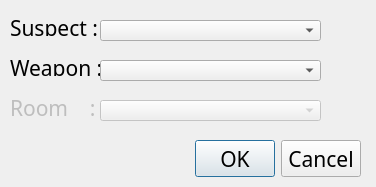
<?xml version="1.0" encoding="UTF-8"?>
<ui version="4.0">
 <class>GuessDlg</class>
 <widget class="QDialog" name="GuessDlg">
  <property name="geometry">
   <rect>
    <x>0</x>
    <y>0</y>
    <width>376</width>
    <height>187</height>
   </rect>
  </property>
  <property name="windowTitle">
   <string>Make Suggestion</string>
  </property>
  <widget class="QWidget" name="layoutWidget">
   <property name="geometry">
    <rect>
     <x>10</x>
     <y>140</y>
     <width>351</width>
     <height>37</height>
    </rect>
   </property>
   <layout class="QHBoxLayout">
    <property name="spacing">
     <number>6</number>
    </property>
    <property name="leftMargin">
     <number>0</number>
    </property>
    <property name="topMargin">
     <number>0</number>
    </property>
    <property name="rightMargin">
     <number>0</number>
    </property>
    <property name="bottomMargin">
     <number>0</number>
    </property>
    <item>
     <spacer>
      <property name="orientation">
       <enum>Qt::Horizontal</enum>
      </property>
      <property name="sizeHint" stdset="0">
       <size>
        <width>131</width>
        <height>31</height>
       </size>
      </property>
     </spacer>
    </item>
    <item>
     <widget class="QPushButton" name="okButton">
      <property name="font">
       <font>
        <family>AR BERKLEY</family>
        <pointsize>16</pointsize>
       </font>
      </property>
      <property name="text">
       <string>OK</string>
      </property>
     </widget>
    </item>
    <item>
     <widget class="QPushButton" name="cancelButton">
      <property name="font">
       <font>
        <family>AR BERKLEY</family>
        <pointsize>16</pointsize>
       </font>
      </property>
      <property name="text">
       <string>Cancel</string>
      </property>
     </widget>
    </item>
   </layout>
  </widget>
  <widget class="QLabel" name="m_lblSuspect">
   <property name="geometry">
    <rect>
     <x>10</x>
     <y>20</y>
     <width>91</width>
     <height>16</height>
    </rect>
   </property>
   <property name="font">
    <font>
     <family>AR BERKLEY</family>
     <pointsize>16</pointsize>
    </font>
   </property>
   <property name="text">
    <string>Suspect :</string>
   </property>
  </widget>
  <widget class="QLabel" name="label">
   <property name="geometry">
    <rect>
     <x>10</x>
     <y>60</y>
     <width>91</width>
     <height>16</height>
    </rect>
   </property>
   <property name="font">
    <font>
     <family>AR BERKLEY</family>
     <pointsize>16</pointsize>
    </font>
   </property>
   <property name="text">
    <string>Weapon :</string>
   </property>
  </widget>
  <widget class="QLabel" name="label_2">
   <property name="enabled">
    <bool>false</bool>
   </property>
   <property name="geometry">
    <rect>
     <x>10</x>
     <y>100</y>
     <width>91</width>
     <height>16</height>
    </rect>
   </property>
   <property name="font">
    <font>
     <family>AR BERKLEY</family>
     <pointsize>16</pointsize>
    </font>
   </property>
   <property name="text">
    <string>Room    :</string>
   </property>
  </widget>
  <widget class="QComboBox" name="comboBox">
   <property name="geometry">
    <rect>
     <x>100</x>
     <y>20</y>
     <width>221</width>
     <height>21</height>
    </rect>
   </property>
   <property name="font">
    <font>
     <family>AR BERKLEY</family>
     <pointsize>16</pointsize>
    </font>
   </property>
  </widget>
  <widget class="QComboBox" name="comboBox_2">
   <property name="geometry">
    <rect>
     <x>100</x>
     <y>60</y>
     <width>221</width>
     <height>21</height>
    </rect>
   </property>
   <property name="font">
    <font>
     <family>AR BERKLEY</family>
     <pointsize>16</pointsize>
    </font>
   </property>
  </widget>
  <widget class="QComboBox" name="comboBox_3">
   <property name="enabled">
    <bool>false</bool>
   </property>
   <property name="geometry">
    <rect>
     <x>100</x>
     <y>100</y>
     <width>221</width>
     <height>21</height>
    </rect>
   </property>
   <property name="font">
    <font>
     <family>AR BERKLEY</family>
     <pointsize>16</pointsize>
    </font>
   </property>
  </widget>
 </widget>
 <resources/>
 <connections>
  <connection>
   <sender>okButton</sender>
   <signal>clicked()</signal>
   <receiver>GuessDlg</receiver>
   <slot>accept()</slot>
   <hints>
    <hint type="sourcelabel">
     <x>278</x>
     <y>253</y>
    </hint>
    <hint type="destinationlabel">
     <x>96</x>
     <y>254</y>
    </hint>
   </hints>
  </connection>
  <connection>
   <sender>cancelButton</sender>
   <signal>clicked()</signal>
   <receiver>GuessDlg</receiver>
   <slot>reject()</slot>
   <hints>
    <hint type="sourcelabel">
     <x>369</x>
     <y>253</y>
    </hint>
    <hint type="destinationlabel">
     <x>179</x>
     <y>282</y>
    </hint>
   </hints>
  </connection>
 </connections>
</ui>
